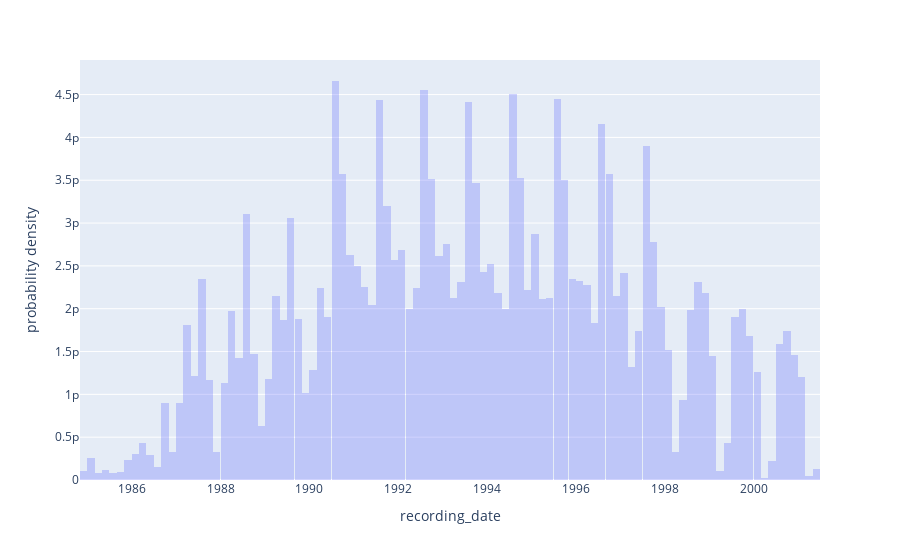

Notebook code for this chart:
### Code cell
px.histogram(Y, x = 'recording_date', histnorm='probability density', barmode = 'overlay', opacity = .3)

### Figure 1 — Plotly figure (JSON) as saved in the notebook; plotly's stock layout.template omitted (floating-point values rounded to 4 significant figures; data arrays with more than 128 entries replaced by an {"elided": "..."} marker saying what was removed)
{"data": [{"alignmentgroup": "True", "bingroup": "x", "histnorm": "probability density", "hovertemplate": "recording_date=%{x}<br>probability density=%{y}<extra></extra>", "legendgroup": "", "marker": {"color": "#636efa", "opacity": 0.3, "pattern": {"shape": ""}}, "name": "", "offsetgroup": "", "orientation": "v", "showlegend": false, "type": "histogram", "x": {"elided": "21799 str values"}, "xaxis": "x", "yaxis": "y"}], "layout": {"barmode": "overlay", "legend": {"tracegroupgap": 0}, "margin": {"t": 60}, "xaxis": {"anchor": "y", "domain": [0, 1], "title": {"text": "recording_date"}}, "yaxis": {"anchor": "x", "domain": [0, 1], "title": {"text": "probability density"}}}}
